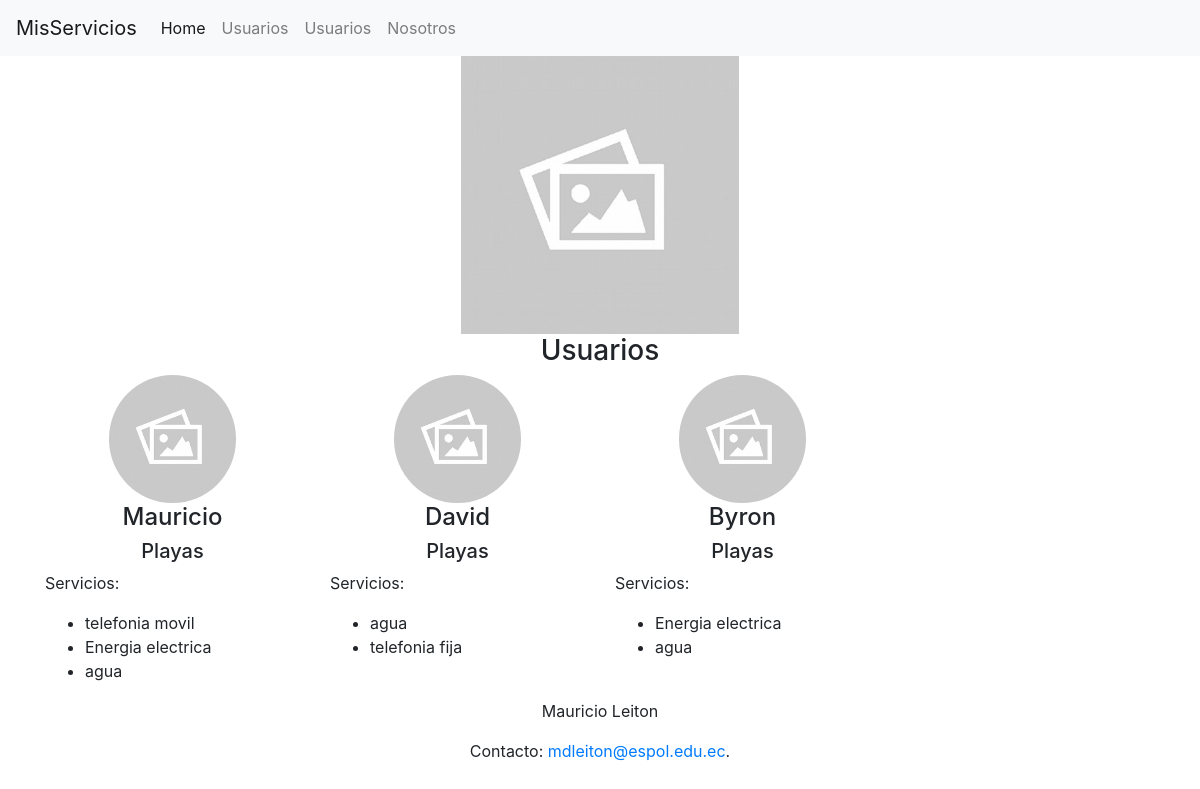
The app's page /lista/ with its own data.
### MisServicios/models.py (models this page shows, shortened)
class Usuario(models.Model):
    nombre = models.CharField(max_length=35)
    ciudad = models.CharField(max_length=75)

class ServicioUsuario(models.Model):
    usuario = models.ForeignKey('Usuario',related_name="servicios", on_delete=models.CASCADE)
    servicio = models.ForeignKey('Servicio',related_name="usuarios", on_delete=models.CASCADE)
    fecha = models.DateField()
    totalFactura  = models.FloatField(null=True)
    direccion = models.CharField(max_length=100)

class Servicio(models.Model):
    id = models.AutoField(primary_key=True)
    nombre = models.CharField(max_length=15)
    descripcion = models.CharField(max_length=35)

### MisServicios/views.py (the view)
# urls.py: url('lista/', views.lista,name = "lista"),
def lista(request):
    usuarios = Usuario.objects.all()
    response = render(request,'MisServicios/lista.html',{'usuarios':usuarios})
    response.set_cookie('pagina',"lista")
    return response

### MisServicios/templates/MisServicios/lista.html
{% extends "MisServicios/base.html" %}
{% load static %}
{% block content %}
    {% for usuario in usuarios %}
        <div class="col-md-3 text-center">
            <a href="/usuariodetalles/{{usuario.id}}"> <img class="rounded-circle img-circle" src="{% static 'img/img.jpg' %}" width="50%" ></a>
            <h4>{{ usuario.nombre }}</h4>
            <h5>{{ usuario.ciudad }}</h5>
            <p class="text-left">Servicios:</p>
            <ul class="text-left">
                {% for servicio in usuario.servicios.all %}
                    <li>{{ servicio.servicio.nombre }}</li>
                {% endfor %}
            </ul>
        </div>
    {% endfor %}
{% endblock %}

### records on screen
Usuario: nombre "Mauricio", ciudad "Playas"
ServicioUsuario: servicio.nombre "telefonia movil"
ServicioUsuario: servicio.nombre "Energia electrica"
ServicioUsuario: servicio.nombre "agua"
Usuario: nombre "David", ciudad "Playas"
ServicioUsuario: servicio.nombre "agua"
ServicioUsuario: servicio.nombre "telefonia fija"
Usuario: nombre "Byron", ciudad "Playas"
ServicioUsuario: servicio.nombre "Energia electrica"
ServicioUsuario: servicio.nombre "agua"
